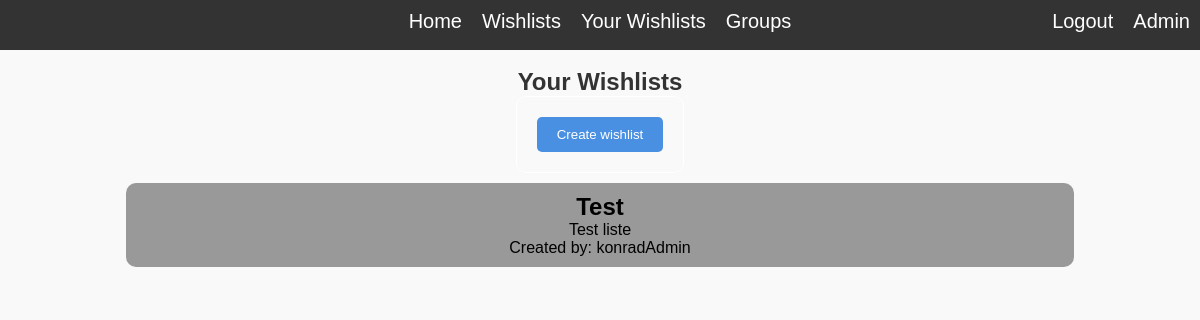
Page /wishlist/your_wishlists (signed in) on the earlier database version.
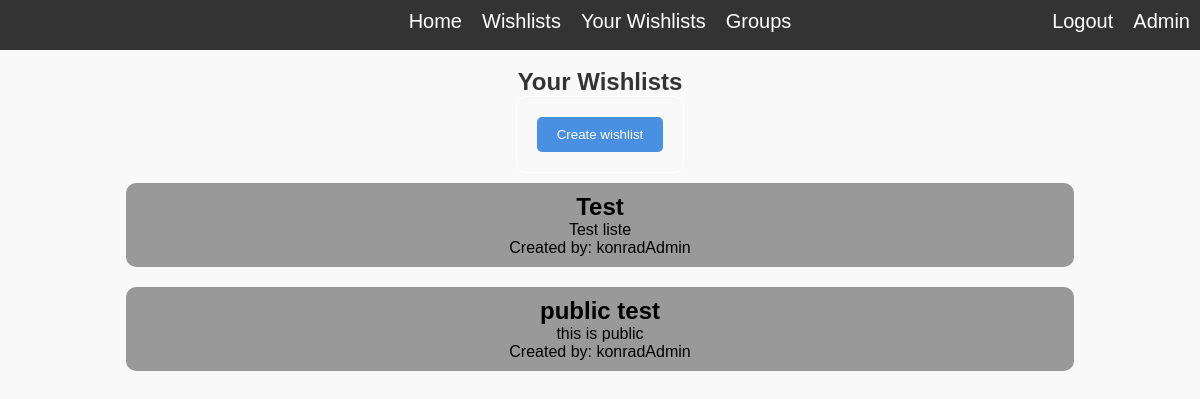
Same page on the later database version.
### wishlistManager/models.py (models this page shows, shortened)
class Wishlist(models.Model):
    name = models.CharField(max_length=100)
    description = models.TextField()
    date_created = models.DateTimeField(auto_now_add=True)
    date_modified = models.DateTimeField(auto_now=True)
    privacy_level = models.IntegerField(default=0)
    user = models.ForeignKey('auth.User', related_name='created_wishlists', on_delete=models.CASCADE)
    groups_with_permission = models.ManyToManyField(WishlistGroup, related_name='wishlists', blank=True, null=True)
    users_with_permission = models.ManyToManyField('auth.User', related_name='wishlists', blank=True, null=True)

### wishlistManager/views.py (the view)
# urls.py: path("wishlist/your_wishlists", views.your_wishlists_view, name="your_wishlists"),
@login_required
def your_wishlists_view(request):
    wishlists = Wishlist.objects.filter(user=request.user)
    context = {'wishlist_list': wishlists}
    return render(request, 'wishlist/your_wishlists.html', context)

### wishlistManager/templates/wishlist/your_wishlists.html (shortened to what this page needs)
{% extends "base.html" %}
{% load static %}
    {% block content %}
        <h2>Your Wishlists</h2>
        <form action="{% url 'create_wishlist' %}" method = "get">
            <button type="submit">Create wishlist</button>
        </form>
        {% for wishlist in wishlist_list %}
        <a href="{% url 'wishlist_detail' wishlist.id %}">
            <div class= "wishlist">
                <h2>{{ wishlist.name }}</h2>
                {% if wishlist.description %}
                    <p>{{ wishlist.description }}</p>
                {% endif %}
                <p>Created by: {{ wishlist.user }}</p>
            </div>
        </a>
        {% endfor %}
    {% endblock %}

Differences in the rows shown:
added Wishlist: name "public test", description "this is public", user "konradAdmin"
